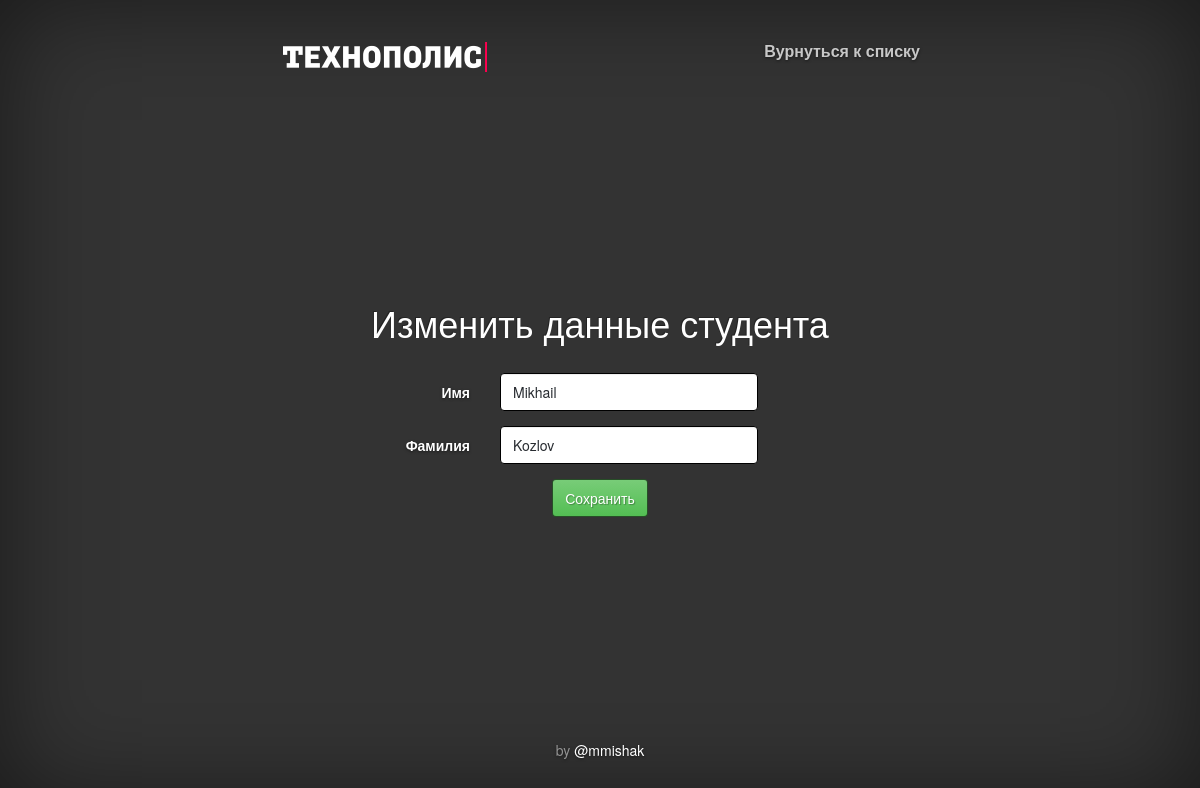
Page /practice/1/update/ on the earlier database version.
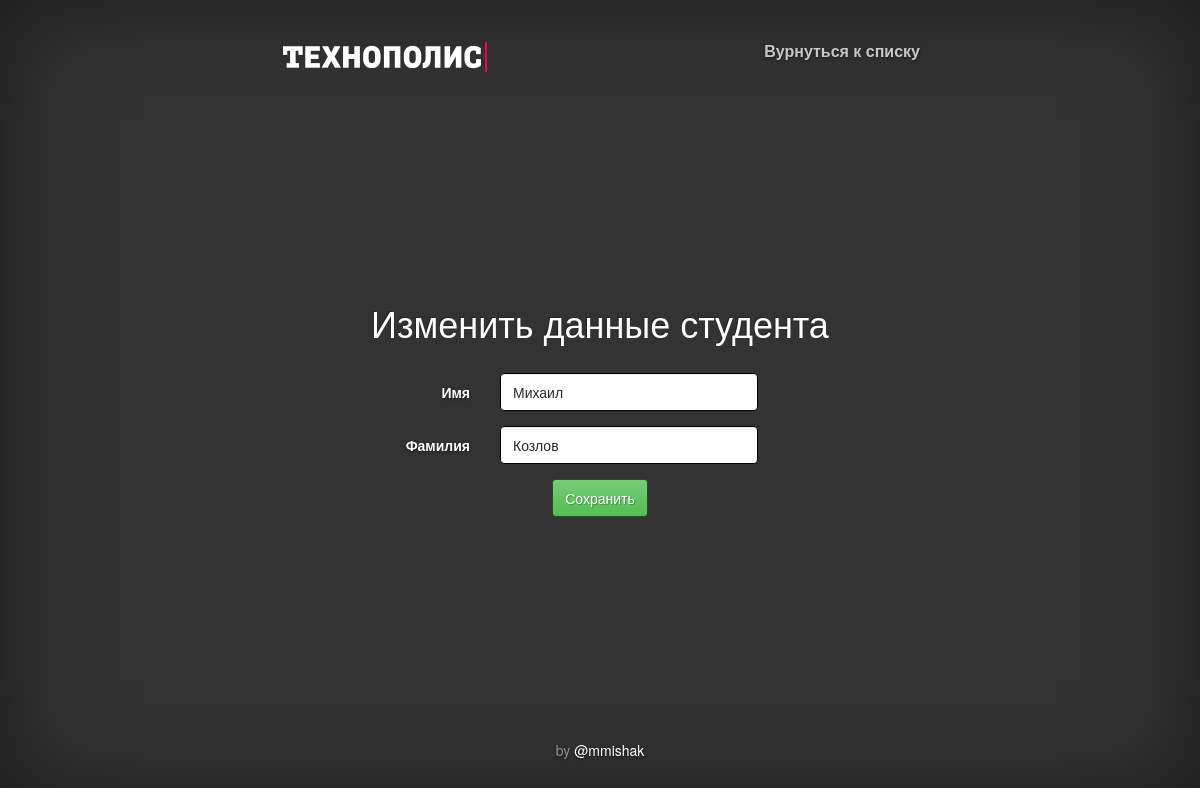
Same page on the later database version.
### practice/models.py (models this page shows, shortened)
class Student(models.Model):
    name = models.CharField(max_length=200)
    family = models.CharField(max_length=200)

### practice/views.py (the view)
# urls.py: url(r'^(?P<pk>[0-9]+)/update/$', views.StudentUpdate.as_view(), name='update'),
class StudentUpdate(generic.UpdateView):
    template_name_suffix = '_update'
    model = Student
    fields = ['name', 'family']
    success_url = reverse_lazy('practice:index')

### practice/templates/practice/student_update.html (shortened to what this page needs)
<!DOCTYPE html>
<html lang="en">
<head>
    {% load staticfiles %}
    <link href="{% static "bootstrap/css/bootstrap.min.css" %}" rel="stylesheet">
    <link href="{% static "bootstrap/css/cover.css" %}" rel="stylesheet">
</head>
<body>
<div class="site-wrapper">
    <div class="site-wrapper-inner">
        <div class="cover-container">
            <div class="masthead clearfix">
                <div class="inner">
                    <h3 class="masthead-brand"><a href="{% url "practice:index" %}"><img src="{% static "assets/polis_logo.png" %}"></a></h3>
                    <nav>
                        <ul class="nav masthead-nav">
                            <li><a href="{% url "practice:index" %}">Вурнуться к списку</a></li>
                        </ul>
                    </nav>
                </div>
            </div>
            <div class="inner cover">
                <h1 class="cover-heading">Изменить данные студента</h1>
                <br>
                <form class="form-horizontal" action="" method="post">
                    <div class="form-group">
                        <label for="id_name" class="col-sm-4 control-label">Имя</label>
                        <div class="col-sm-5">
                            <input type="text" class="form-control" id="id_name" name="name" placeholder="имя" value="{{ student.name }}">
                        </div>
                    </div>
                    <div class="form-group">
                        <label for="id_family" class="col-sm-4 control-label">Фамилия</label>
                        <div class="col-sm-5">
                            <input type="text" class="form-control" id="id_family" name="family" placeholder="фамилия" value="{{ student.family }}">
                        </div>
                    </div>
                    <input type="submit" class="btn btn-success" value="Сохранить">
                </form>
            </div>
            <div class="mastfoot">
                <div class="inner">
                    <p>by <a href="https://twitter.com/mmishak" target="_blank">@mmishak</a></p>
                </div>
            </div>
        </div>
    </div>
</div>
</body>
</html>

Differences in the rows shown:
changed Student: name "Mikhail" → "Михаил"; family "Kozlov" → "Козлов"
